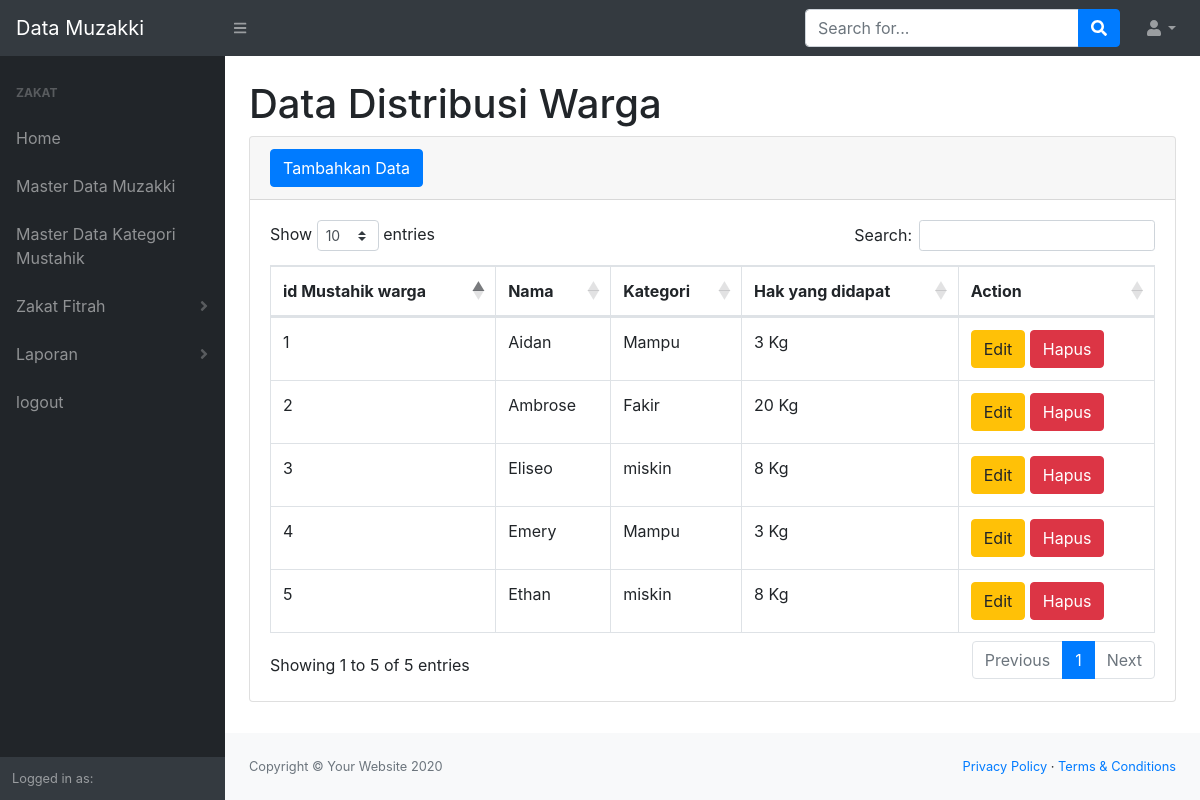
Page /Distribusi2.php (signed in) on the committed database.
### tables this page shows
CREATE TABLE `mustahik_warga` (
  `id_mustahikwarga` int NOT NULL,
  `nama` varchar(45) NOT NULL,
  `kategori` varchar(100) NOT NULL,
  `hak` varchar(100) NOT NULL
);

### Distribusi2.php (the view, shortened to what this page needs)
<?php
require 'koneksi.php';
?>
<!DOCTYPE html>
<html lang="en">
    <head>
        <link href="css/boostrap.css" rel="stylesheet" />
        <link href="css/select2.css" rel="stylesheet" />
        <link href="https://cdn.datatables.net/1.10.20/css/dataTables.bootstrap4.min.css" rel="stylesheet" />
        <link rel="stylesheet" href="../css/morph.css">
    </head>
    <body class="sb-nav-fixed">
        <nav class="sb-topnav navbar navbar-expand navbar-dark bg-dark">
            <a class="navbar-brand" href="index.php"> Data Muzakki</a>
            <button class="btn btn-link btn-sm order-1 order-lg-0" id="sidebarToggle" href="#"><i class="fas fa-bars"></i></button>
            <form class="d-none d-md-inline-block form-inline ml-auto mr-0 mr-md-3 my-2 my-md-0">
                <div class="input-group">
                    <input class="form-control" type="text" placeholder="Search for..." aria-label="Search" aria-describedby="basic-addon2" />
                    <div class="input-group-append">
                        <button class="btn btn-primary" type="button"><i class="fas fa-search"></i></button>
                    </div>
                </div>
            </form>
           <ul class="navbar-nav ml-auto ml-md-0">
                <li class="nav-item dropdown">
                    <a class="nav-link dropdown-toggle" id="userDropdown" href="#" role="button" data-toggle="dropdown" aria-haspopup="true" aria-expanded="false"><i class="fas fa-user fa-fw"></i></a>
                </li>
            </ul>
        </nav>
        <div id="layoutSidenav">
            <div id="layoutSidenav_nav">
                <nav class="sb-sidenav accordion sb-sidenav-dark" id="sidenavAccordion">
                    <div class="sb-sidenav-menu">
                    <div class="nav">
                          <div class="sb-sidenav-menu-heading">Zakat</div>
                              <a class="nav-link" href="index.php">
                              Home
                              <a class="nav-link" href="MasterMuzakki.php">
                              Master Data Muzakki
                              <a class="nav-link" href="MasterMustahik.php">
                              Master Data Kategori Mustahik
                              <a class="nav-link collapsed" href="#" data-toggle="collapse" data-target="#collapseLayouts" aria-expanded="false" aria-controls="collapseLayouts">
                              Zakat Fitrah
                              <div class="sb-sidenav-collapse-arrow"><i class="fas fa-angle-down"></i></div>
                              </a>
                              <a class="nav-link collapsed" href="#" data-toggle="collapse" data-target="#collapsePages" aria-expanded="false" aria-controls="collapsePages">
                              Laporan
                              <div class="sb-sidenav-collapse-arrow"><i class="fas fa-angle-down"></i></div>
                              </a>
                              <a class="nav-link" href="logout.php">
                              logout
                          </a>
                      </div>
                  </div>
                    <div class="sb-sidenav-footer">
                        <div class="small">Logged in as:</div>
                    </div>
                </nav>
            </div>
            <div id="layoutSidenav_content">
                <main>
                    <div class="container-fluid">
                        <h1 class="mt-4">Data Distribusi Warga</h1>
                        <div class="card mb-4">
                            <div class="card-header">
                            <button type="button" class="btn btn-primary" onclick="location.href='Distribusi.php'">
                                Tambahkan Data
                            </button>
                            </div>
                            <div class="card-body">
                                <div class="table-responsive">
                                    <table class="table table-bordered" id="dataTable" width="100%" cellspacing="0">
                                        <thead>
                                            <tr>
                                                <th>id Mustahik warga</th>
                                                <th>Nama</th>
                                                 <th>Kategori</th>
                                                 <th>Hak yang didapat</th>
                                               <th>Action</th>
                                            </tr>
                                        </thead>
                                        <tbody>
                                        <?php
                                            $datauser = mysqli_query($koneksi, "select * from mustahik_warga");
                                            while($data= mysqli_fetch_array($datauser)){
                                               $idm = $data['id_mustahikwarga'];
                                               $namakk = $data['nama'];
                                               $kat = $data['kategori'];
                                               $hak = $data['hak'];
                                            ?>
                                            <tr>
                                                <td><?=$idm;?></td>
                                                <td><?=$namakk;?></td>
                                                <td><?=$kat;?></td>
                                                <td><?=$hak;?></td>
                                                <td>
                                                <button type="button" class="btn btn-warning" data-toggle="modal" data-target="#edit<?=$idm;?>">
                                                Edit
                                                <br>
                                                </button>
                                                 <button type="button" class="btn btn-danger" data-toggle="modal" data-target="#hapus<?=$idm;?>">
                                                Hapus
                                                <br>
                                                </button>
                                                </td>
                                            </tr>
                                            <?php
                                            }
                                            ?>
                                        </tbody>
                                    </table>
                                </div>
                            </div>
                        </div>
                    </div>
                </main>
                <footer class="py-4 bg-light mt-auto">
                    <div class="container-fluid">
                        <div class="d-flex align-items-center justify-content-between small">
                            <div class="text-muted">Copyright &copy; Your Website 2020</div>
                            <div>
                                <a href="#">Privacy Policy</a>
                                &middot;
                                <a href="#">Terms &amp; Conditions</a>
                            </div>
                        </div>
                    </div>
                </footer>
            </div>
        </div>
        <link href="https://cdnjs.cloudflare.com/ajax/libs/select2/4.0.6-rc.0/css/select2.min.css" rel="stylesheet"/>
    </body>
</html>

### css/morph.css (style rules this page uses)
body { margin: 0px; }

### rows in the picture
mustahik_warga: id_mustahikwarga "1", nama "Aidan", kategori "Mampu", hak "3 Kg"
mustahik_warga: id_mustahikwarga "2", nama "Ambrose", kategori "Fakir", hak "20 Kg"
mustahik_warga: id_mustahikwarga "3", nama "Eliseo", kategori "miskin", hak "8 Kg"
mustahik_warga: id_mustahikwarga "4", nama "Emery", kategori "Mampu", hak "3 Kg"
mustahik_warga: id_mustahikwarga "5", nama "Ethan", kategori "miskin", hak "8 Kg"
